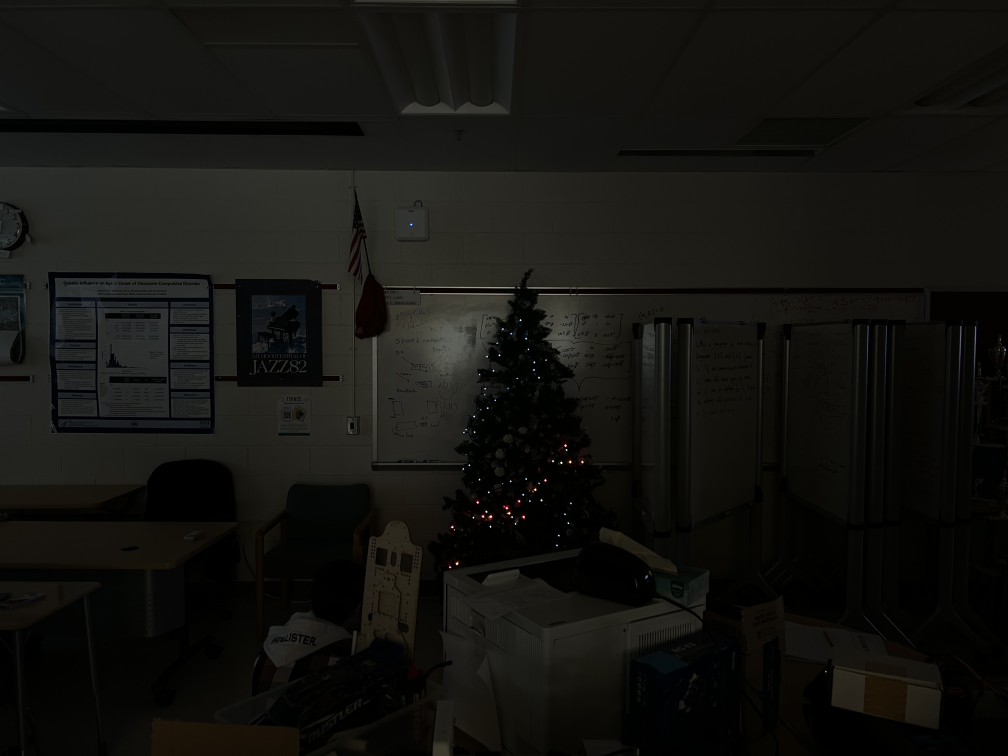
#> input picture Lights/lab5/before.jpg, 4032 x 3024 px (shown at 1/4 size)
$ python -i find.py   (imports and definitions only)
#> lines starting #> are read from the running program, lines starting #| are printed output that depends on the picture; after the words box and inside, x2 and y2 are one past the last pixel; in counts of white or black regions, pixels touching at a corner belong together
from sys import argv
import cv2
from math import sin, cos, tan, atan
from numpy import array, cross
from numpy.linalg import solve, norm

#GLOBALS
FOV = (0.9, 0.5)
DISPLACEMENT = [0, 4, 0]
LEAP = 8
# [1 line that did not run here, left out]
points = []

def spherical_to_cartesian(rho, phi, theta): #(rho, phi, theta) --> (x,y,z)
    return (rho * cos(phi) * cos(theta), rho * cos(phi) * sin(theta), rho * sin(phi))

def intersection(v1, v2):
    X, Y = x,y # of the image
    T, P = FOV # (theta, phi) in the spherical plane
    A = X / 2 / tan(T / 2) # accounting for the distortion from FOV
    B = Y / 2 / tan(P / 2) # accounting for the distortion from FOV

    x1, y1 = v1 # point 1
    x2, y2 = v2 # point 2

    # accounting for image size
    x1 = x1 - X/2
    y1 = -y1 + Y/2
    x2 = x2 - X/2
    y2 = -y2 + Y/2

    #theta and phi accordingly using coordinates and FOV adjustments
    t1 = -atan(x1 / A)
    p1 = atan(y1 / B)
    t2 = -atan(x2 / A)
    p2 = atan(y2 / B)

    # define lines A and B by two points
    XB0 = (XA0:=array([0, 0, 0])) + + array(DISPLACEMENT)

    UA = array(spherical_to_cartesian(1, p1, t1))
    UB = array(spherical_to_cartesian(1, p2, t2))
    UC = (c:=cross(UB, UA))/norm(c)

    RHS = array(DISPLACEMENT)
    LHS = array([UA, -UB, UC]).T
    t1, t2, _ = solve(LHS, RHS)

    return (XA0 + t1 * UA + XB0 + t2 * UB) / 2

#to find the lights
def findCenters(filename):
#> called with filename = 'before.jpg'
    img = cv2.imread(filename)
#> img is the input picture: shape (3024, 4032, 3); mean B, G, R 15.9, 19.2, 19.5
    cv2.namedWindow('Image', cv2.WINDOW_NORMAL)
    cv2.resizeWindow("Image", 1200, 1800)

    #preprocessing
    grey = cv2.cvtColor(img, cv2.COLOR_BGR2GRAY)
    thresh = int(cv2.minMaxLoc(grey)[1] * 0.7)  # in pix value to be extracted
#> thresh = 178
    _, thresh = cv2.threshold(grey, thresh, 255, cv2.THRESH_BINARY)
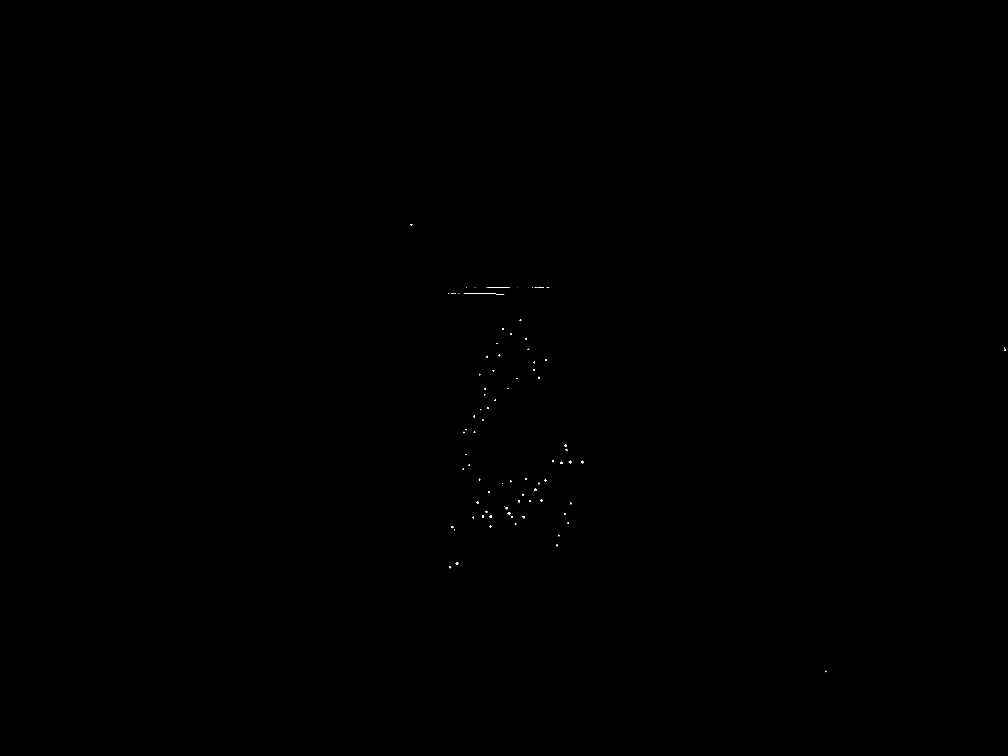
#> thresh: shape (3024, 4032) (shown at 1/4 size); 0.02% white; 91 white regions (33 under 20 px)

    contours, _ = cv2.findContours(thresh, cv2.RETR_EXTERNAL, cv2.CHAIN_APPROX_NONE) #finding contours
#> contours = 91 contours, 59 with area under 20; largest, box (x1, y1, x2, y2) and area: (2028, 2049, 2041, 2058) 54, (1956, 2062, 1968, 2071) 54, (1822, 2248, 1833, 2260) 52, (2275, 1843, 2285, 1853) 49, (2241, 1847, 2250, 1856) 44

    regions = [cv2.boundingRect(c) for c in contours] # getting measurements
#> regions = 91 items, first 6: (3301, 2683, 5, 6), (1796, 2265, 9, 8), (1822, 2248, 11, 12), (2225, 2179, 5, 6), (2232, 2139, 6, 6), (1816, 2117, 3, 4)
    centers = [[x + (w / 2), y + (h / 2)] for x,y,w,h in regions] #calculating centers
#> centers = 91 pairs, first value 1645 to 4021, second value 898.5 to 2686

    #showing image
    out_img = img.copy()
    for x, y, width, height in regions:
        cv2.circle(out_img, (x + width // 2, y + height // 2), 2, (0, 255, 255), 2)
#> this loop made 91 passes
#> (x, y, width, height) on passes 1 to 12: (3301, 2683, 5, 6), (1796, 2265, 9, 8), (1822, 2248, 11, 12), (2225, 2179, 5, 6), (2232, 2139, 6, 6), (1816, 2117, 3, 4), (1804, 2104, 9, 8), (1959, 2103, 6, 8), (2059, 2092, 6, 7), (2270, 2090, 6, 6), (1890, 2067, 6, 7), (2045, 2065, 7, 7)
    cv2.imshow('Image', out_img)
    cv2.waitKey(0)

    return centers, (img.shape[0], img.shape[1])

#main
# [1 line that did not run here, left out]
# [1 line that did not run here, left out]

# sort based on first value
# [2 lines not run here, left out]

#organizing the pairs so it's readable for the intersection function
# [8 lines that did not run here, left out]

# print(pairs)

# [1 line not run here, left out]
# [1 line that did not run here, left out]
# [6 lines not run here, left out]

>>> result = findCenters('before.jpg')
